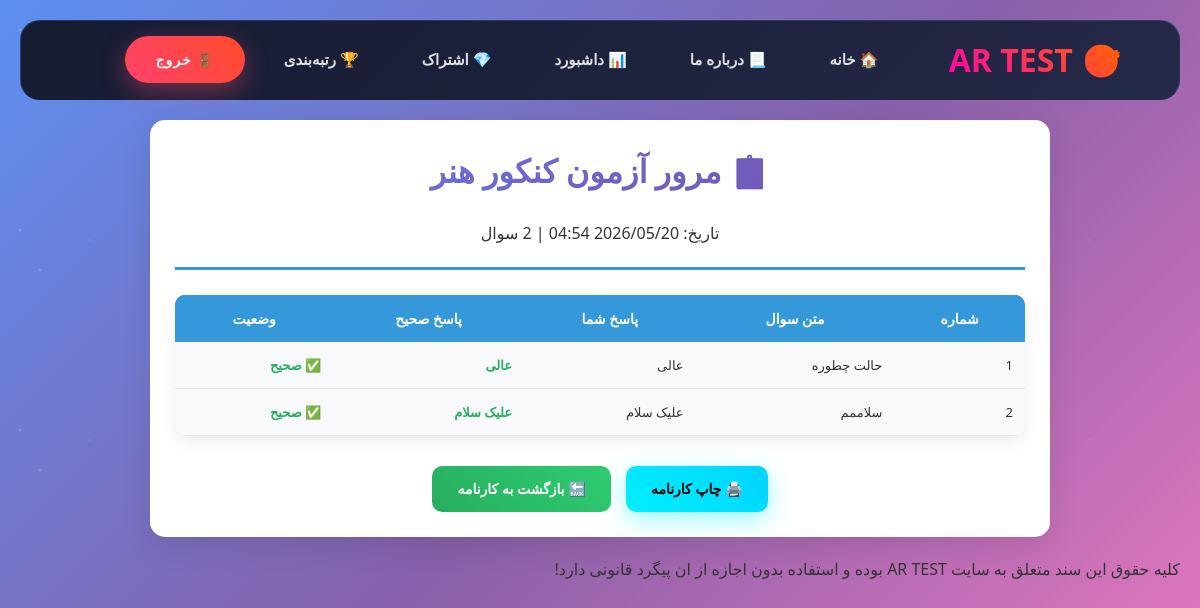
The page /quiz/1/analysis/ (signed in) on the database its author committed.
### quizzes/models.py (models this page shows, shortened)
class Quiz(models.Model):
    title = models.CharField(max_length=200, verbose_name="عنوان آزمون")
    description = models.TextField(verbose_name="توضیحات آزمون", blank=True, null=True)
    is_premium = models.BooleanField(default=False, verbose_name="آزمون ویژه است؟")
    duration_minutes = models.PositiveIntegerField(default=30)
    is_active = models.BooleanField(default=True, verbose_name="آزمون فعال باشد؟")
    created_at = models.DateTimeField(default=timezone.now, verbose_name="تاریخ ایجاد")
    class Meta:
        verbose_name = "آزمون"
        verbose_name_plural = "آزمون‌ها"

class Question(models.Model):
    quiz = models.ForeignKey(Quiz, on_delete=models.CASCADE, related_name='questions', verbose_name="آزمون مرتبط")
    text = models.TextField(verbose_name="متن سوال")
    is_active = models.BooleanField(_('فعال باشد؟'), default=True, help_text=_('تعیین می‌کند که این سوال فعال باشد یا خیر.'))
    created_at = models.DateTimeField(default=timezone.now, verbose_name="تاریخ ایجاد")
    class Meta:
        verbose_name = "سوال"
        verbose_name_plural = "سوالات"

class Choice(models.Model):
    question = models.ForeignKey(Question, on_delete=models.CASCADE, related_name='choices', verbose_name="سوال مرتبط")
    choice_text = models.CharField(max_length=500, verbose_name="متن گزینه")
    is_correct = models.BooleanField(default=False, verbose_name="آیا این گزینه صحیح است؟")
    created_at = models.DateTimeField(default=timezone.now, verbose_name="تاریخ ایجاد")
    class Meta:
        verbose_name = "گزینه"
        verbose_name_plural = "گزینه‌ها"

### quizzes/views.py (the view)
# urls.py: path('quiz/<int:quiz_id>/analysis/', views.quiz_analysis_view, name='quiz_analysis'),
@login_required
def quiz_analysis_view(request, quiz_id):
    quiz = get_object_or_404(Quiz, pk=quiz_id)
    attempt = QuizAttempt.objects.filter(
        user=request.user,
        quiz=quiz,
        is_completed=True
    ).order_by('-completed_at').first()
    if not attempt:
        messages.warning(request, "آزمون پیدا نشد.")
        return redirect('quiz_list')
    total_questions = quiz.questions.count()
    user_answers_data = []
    all_questions = list(quiz.questions.all())
    answered_questions = attempt.answers.values_list('question_id', flat=True)
    for answer in attempt.answers.select_related('selected_choice', 'question').prefetch_related('question__choices'):
        correct_choice = answer.question.choices.filter(is_correct=True).first()
        user_answers_data.append({
            'question_text': answer.question.text,
            'selected_choice_text': answer.selected_choice.choice_text if answer.selected_choice else 'پاسخ نداده',
            'correct_choice_text': correct_choice.choice_text if correct_choice else 'نامشخص',
            'is_correct': answer.selected_choice.is_correct if answer.selected_choice else False,
            'is_answered': bool(answer.selected_choice),
            'question_id': answer.question.id,  # ✅ فقط id
        })
    for question in all_questions:
        if question.id not in answered_questions:
            correct_choice = question.choices.filter(is_correct=True).first()
            user_answers_data.append({
                'question_text': question.text,
                'selected_choice_text': 'پاسخ نداده',
                'correct_choice_text': correct_choice.choice_text if correct_choice else 'نامشخص',
                'is_correct': False,
                'is_answered': False,
                'question_id': question.id,  # ✅ فقط id
            })
    user_answers_data.sort(key=lambda x: x['question_id'])
    context = {
        'quiz': quiz,
        'attempt': attempt,
        'user_answers': user_answers_data,
        'total_questions': total_questions,
    }
    return render(request, 'quizzes/analysis.html', context)

### quizzes/templates/quizzes/analysis.html
{% extends "base.html" %}
{% load static %}
{% block content %}
<div class="analysis-container">
    <div class="analysis-header">
        <h1>📋 مرور آزمون {{ quiz.title }}</h1>
        <p>تاریخ: {{ attempt.completed_at|date:"Y/m/d H:i" }} | {{ total_questions }} سوال</p>
    </div>
    <table class="analysis-table">
        <thead>
            <tr>
                <th>شماره</th>
                <th>متن سوال</th>
                <th>پاسخ شما</th>
                <th>پاسخ صحیح</th>
                <th>وضعیت</th>
            </tr>
        </thead>
        <tbody>
            {% for ans in user_answers %}
            <tr>
                <td>{{ forloop.counter }}</td>
                <td style="max-width: 250px;">{{ ans.question_text|truncatechars:60 }}</td>
                <td style="max-width: 150px;">
                    {% if ans.selected_choice_text == 'پاسخ نداده' %}
                        <span style="color: #95a5a6; font-style: italic;">{{ ans.selected_choice_text }}</span>
                    {% else %}
                        {{ ans.selected_choice_text|truncatechars:40 }}
                    {% endif %}
                </td>
                <td style="max-width: 150px;">
                    {% if ans.correct_choice_text == 'نامشخص' %}
                        <span style="color: #95a5a6;">نامشخص</span>
                    {% else %}
                        <span style="font-weight: bold; color: #27ae60;">{{ ans.correct_choice_text|truncatechars:40 }}</span>
                    {% endif %}
                </td>
                <td>
                    {% if ans.is_correct %}
                        <span class="correct">✅ صحیح</span>
                    {% elif not ans.is_answered %}
                        <span class="unanswered">⭕ خالی</span>
                    {% else %}
                        <span class="wrong">❌ غلط</span>
                    {% endif %}
                </td>
            </tr>
            {% empty %}
            <tr><td colspan="5">تحلیلی موجود نیست</td></tr>
            {% endfor %}
        </tbody>
    </table>
    <div class="btn-group">
        <a href="javascript:window.print()" class="btn btn-primary">🖨️ چاپ کارنامه</a>
        <a href="{% url 'quiz_results' quiz.id %}" class="btn btn-success">🔙 بازگشت به کارنامه</a>
    </div>
</div>
<p>کلیه حقوق این  سند متعلق به سایت AR TEST بوده و استفاده بدون اجازه از ان پیگرد قانونی دارد!</p>
{% endblock %}

### static/css/about-page.css (style rules this page uses)
body { background: radial-gradient(circle at 20% 80%, rgba(120,119,198,0.3) 0%, transparent 50%), radial-gradient(circle at 80% 20%, rgba(255,119,198,0.3) 0%, transparent 50%), radial-gradient(circle at 40% 40%, rgba(120,219,255,0.3) 0%, transparent 50%), linear-gradient(135deg, #667eea 0%, #764ba2 25%, #f093fb 50%, #f5576c 75%, #4facfe 100%); background-size: 800% 800%, 400% 400%, 600% 600%, 600% 600%; animation: gradientFlow 18s ease infinite; min-height: 100vh; font-family: 'Vazir', -apple-system, BlinkMacSystemFont, sans-serif; overflow-x: hidden; }
body::before { content: ''; position: fixed; top: 0; left: 0; width: 100%; height: 100%; background-image: radial-gradient(1.5px 1.5px at 30px 40px, #fff, transparent), radial-gradient(1px 1px at 80px 70px, rgba(255,255,255,0.8), transparent), radial-gradient(0.8px 0.8px at 120px 30px, #fff, transparent); background-repeat: repeat; background-size: 250px 250px; animation: starsDrift 25s linear infinite; pointer-events: none; z-index: -1; opacity: 0.4; }

### static/css/analysis-page.css (style rules this page uses)
.analysis-container { max-width: 900px; margin: 20px auto; background: white; padding: 25px; border-radius: 15px; box-shadow: 0 10px 30px rgba(0,0,0,0.1); font-family: 'Vazir', Tahoma, sans-serif; }
.analysis-header { text-align: center; border-bottom: 3px solid #3498db; padding-bottom: 20px; margin-bottom: 25px; }
.analysis-table { width: 100%; border-collapse: collapse; margin: 25px 0; background: #f8f9fa; border-radius: 10px; overflow: hidden; box-shadow: 0 5px 15px rgba(0,0,0,0.08); }
.analysis-table th { background: #3498db; color: white; padding: 14px 12px; text-align: center; font-size: 14px; font-weight: 600; }
.analysis-table td { padding: 14px 12px; border-bottom: 1px solid #e1e8ed; font-size: 13px; text-align: right; vertical-align: top; }
.correct { color: #27ae60; font-weight: bold; }
.btn { padding: 12px 25px; border: none; border-radius: 10px; font-weight: 700; text-decoration: none; transition: all 0.3s; font-size: 14px; }
.btn-primary { background: linear-gradient(45deg, #3498db, #2980b9); color: white; }
.btn-success { background: linear-gradient(45deg, #27ae60, #2ecc71); color: white; }

### static/css/home-page.css (style rules this page uses)
* { margin: 0; padding: 0; box-sizing: border-box; }
body { font-family: 'Vazir', -apple-system, BlinkMacSystemFont, 'Segoe UI', Roboto, sans-serif; line-height: 1.6; color: #333; overflow-x: hidden; }
body::before { content: ''; position: fixed; top: 0; left: 0; width: 100%; height: 100%; background: linear-gradient(-45deg, #667eea 0%, #764ba2 25%, #f093fb 50%, #f5576c 75%, #4facfe 100%); background-size: 400% 400%; animation: gradientShift 15s ease infinite; z-index: -2; }
body::after { content: ''; position: fixed; top: 0; left: 0; width: 100%; height: 100%; background-image: radial-gradient(2px 2px at 20px 30px, #fff, transparent), radial-gradient(2px 2px at 40px 70px, rgba(255,255,255,0.8), transparent), radial-gradient(1px 1px at 90px 40px, #fff, transparent); background-repeat: repeat; background-size: 200px 200px; animation: starsFloat 20s linear infinite; z-index: -1; opacity: 0.3; }

### static/css/quiz-list.css (style rules this page uses)
:root { --primary-gradient: linear-gradient(135deg, #4f46e5 0%, #7c3aed 50%, #ec4899 100%); --free-gradient: linear-gradient(135deg, #10b981, #059669); --premium-gradient: linear-gradient(135deg, #f59e0b, #d97706); }
* { box-sizing: border-box; }
body { font-family: 'Vazir', Tahoma, sans-serif; direction: rtl; background: #f8fafc; }
table { width: 100%; border-collapse: collapse; background: white; border-radius: 12px; overflow: hidden; box-shadow: 0 10px 25px rgba(0,0,0,0.1); margin-bottom: 20px; }
thead { background: var(--primary-gradient); }
th { padding: 15px; color: white; font-weight: 600; text-align: center; font-size: 1rem; }
tbody tr { transition: background 0.2s ease; }
td { padding: 15px; text-align: center; border-bottom: 1px solid #f1f5f9; }

### static/css/results.css (style rules this page uses)
.correct { color: #27ae60; font-weight: bold; }
.btn-group { display: flex; gap: 15px; justify-content: center; margin-top: 30px; flex-wrap: wrap; }
.btn { padding: 12px 25px; border: none; border-radius: 10px; font-weight: 700; text-decoration: none; transition: all 0.3s; font-size: 14px; }
.btn-primary { background: linear-gradient(45deg, #3498db, #2980b9); color: white; }
.btn-success { background: linear-gradient(45deg, #27ae60, #2ecc71); color: white; }

### static/css/subscribe.css (style rules this page uses)
* { font-family: 'Vazir', 'Segoe UI', Tahoma, sans-serif !important; }

### quizzes/templates/includes/navbar.html (style rules this page uses)
.btn-primary { background: linear-gradient(45deg, #00f0ff, #00d4ff); color: #000; box-shadow: 0 8px 25px rgba(0, 240, 255, 0.4); }

### rows shown on the page
Quiz: title "کنکور هنر"
Question: question_text "حالت چطوره"
Choice: selected_choice_text "عالی", correct_choice_text "عالی"
Question: question_text "سلاممم"
Choice: selected_choice_text "علیک سلام", correct_choice_text "علیک سلام"
